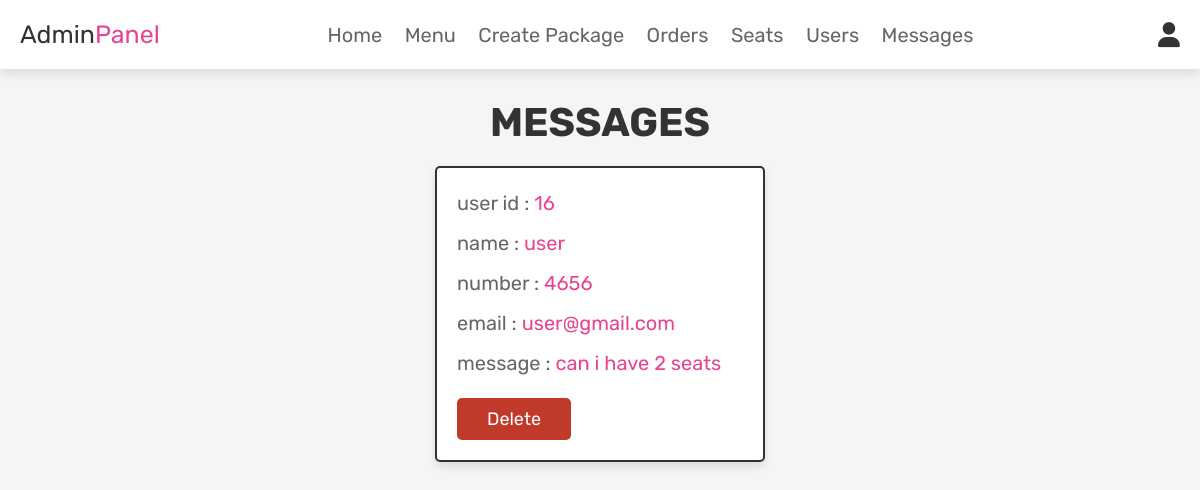
Screenshot of /admin_contacts.php (signed in) with the database file from the repository.
### tables this page shows
CREATE TABLE `message` (
  `id` int(100) NOT NULL,
  `user_id` int(100) NOT NULL,
  `name` varchar(100) NOT NULL,
  `email` varchar(100) NOT NULL,
  `number` varchar(12) NOT NULL,
  `message` varchar(500) NOT NULL
);

### admin_contacts.php (the view, shortened to what this page needs)
<?php
@include 'config.php';
?>
<!DOCTYPE html>
<html lang="en">
<head>
   <link rel="stylesheet" href="https://cdnjs.cloudflare.com/ajax/libs/font-awesome/6.0.0/css/all.min.css">
   <link rel="stylesheet" href="css/admin_style.css">
</head>
<body>
<?php @include 'admin_header.php'; ?>
<section class="messages">
   <h1 class="title">messages</h1>
   <div class="box-container">
      <?php
       $select_message = mysqli_query($conn, "SELECT * FROM `message`") or die('query failed');
       if(mysqli_num_rows($select_message) > 0){
          while($fetch_message = mysqli_fetch_assoc($select_message)){
      ?>
      <div class="box">
         <p>user id : <span><?php echo $fetch_message['user_id']; ?></span> </p>
         <p>name : <span><?php echo $fetch_message['name']; ?></span> </p>
         <p>number : <span><?php echo $fetch_message['number']; ?></span> </p>
         <p>email : <span><?php echo $fetch_message['email']; ?></span> </p>
         <p>message : <span><?php echo $fetch_message['message']; ?></span> </p>
         <a href="admin_contacts.php?delete=<?php echo $fetch_message['id']; ?>" onclick="return confirm('delete this message?');" class="delete-btn">delete</a>
      </div>
      <?php
         }
      }else{
         echo '<p class="empty">you have no messages!</p>';
      }
      ?>
   </div>
</section>
</body>
</html>

### admin_style.css (style rules this page uses)
:root { --pink:#e84393; --red:#c0392b; --orange:#f39c12; --black:#333; --white:#fff; --light-color:#666; --light-white:#ccc; --light-bg:#f5f5f5; --border:.2rem solid var(--black); --box-shadow:0 .5rem 1rem rgba(0,0,0,.1); }
* { font-family: 'Rubik', sans-serif; margin:0; padding:0; box-sizing: border-box; outline: none; border:none; text-decoration: none; transition:all .2s linear; }
html { font-size: 62.5%; overflow-x: hidden; scroll-behavior: smooth; scroll-padding-top: 6.5rem; }
body { background: var(--light-bg); }
section { padding:3rem 2rem; }
.title { text-align: center; margin-bottom: 2rem; color:var(--black); text-transform: uppercase; font-size: 4rem; }
.btn, .delete-btn, .option-btn { display: inline-block; border-radius: .5rem; margin-top: 1rem; font-size: 1.8rem; color:var(--white); cursor: pointer; padding:1rem 3rem; text-transform: capitalize; }
.delete-btn { background-color: var(--red); }
.messages .box-container { display: grid; grid-template-columns: repeat(auto-fit, 33rem); gap:1.5rem; align-items: flex-start; max-width: 1200px; margin: 0 auto; justify-content: center; }
.messages .box-container .box { padding:2rem; border:var(--border); background-color: var(--white); box-shadow: var(--box-shadow); border-radius: .5rem; }
.messages .box-container .box p { font-size: 2rem; color:var(--light-color); margin-bottom: 1rem; line-height: 1.5; }
.messages .box-container .box p span { color:var(--pink); }

### rows the page displays
message: user "16", name "user", number "4656", email "user@gmail.com", message "can i have 2 seats"
